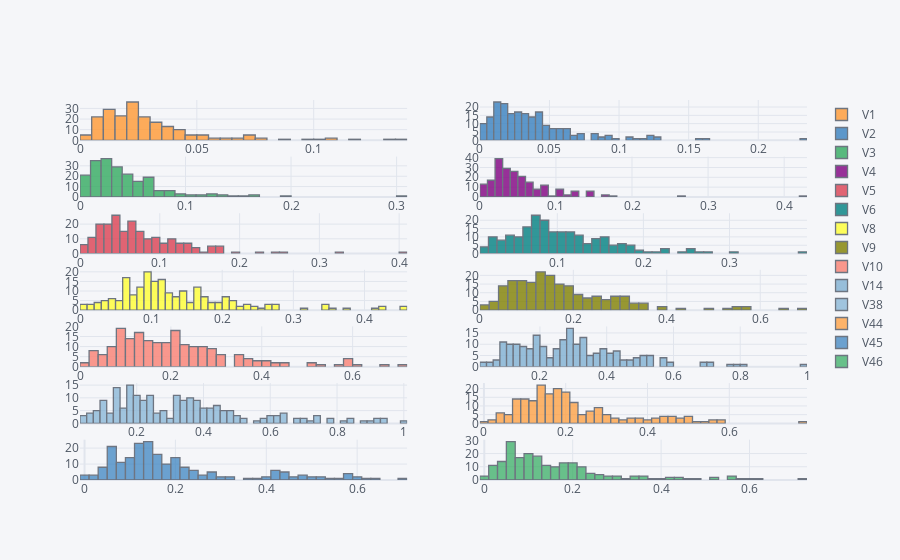

Write notebook code for a chart like this one.
### Code cell
X[skewedColsList[0:14]].iplot(kind='histogram',subplots=True,bins=50)

### Figure 1 — Plotly figure (JSON) as saved in the notebook; plotly's stock layout.template omitted (floating-point values rounded to 4 significant figures; data arrays with more than 128 entries replaced by an {"elided": "..."} marker saying what was removed)
{"data": [{"histfunc": "count", "histnorm": "", "marker": {"color": "rgba(255, 153, 51, 1.0)", "line": {"color": "#4D5663", "width": 1.3}}, "name": "V1", "nbinsx": 50, "opacity": 0.8, "orientation": "v", "type": "histogram", "x": {"elided": "208 float values"}, "xaxis": "x", "yaxis": "y"}, {"histfunc": "count", "histnorm": "", "marker": {"color": "rgba(55, 128, 191, 1.0)", "line": {"color": "#4D5663", "width": 1.3}}, "name": "V2", "nbinsx": 50, "opacity": 0.8, "orientation": "v", "type": "histogram", "x": {"elided": "208 float values"}, "xaxis": "x2", "yaxis": "y2"}, {"histfunc": "count", "histnorm": "", "marker": {"color": "rgba(50, 171, 96, 1.0)", "line": {"color": "#4D5663", "width": 1.3}}, "name": "V3", "nbinsx": 50, "opacity": 0.8, "orientation": "v", "type": "histogram", "x": {"elided": "208 float values"}, "xaxis": "x3", "yaxis": "y3"}, {"histfunc": "count", "histnorm": "", "marker": {"color": "rgba(128, 0, 128, 1.0)", "line": {"color": "#4D5663", "width": 1.3}}, "name": "V4", "nbinsx": 50, "opacity": 0.8, "orientation": "v", "type": "histogram", "x": {"elided": "208 float values"}, "xaxis": "x4", "yaxis": "y4"}, {"histfunc": "count", "histnorm": "", "marker": {"color": "rgba(219, 64, 82, 1.0)", "line": {"color": "#4D5663", "width": 1.3}}, "name": "V5", "nbinsx": 50, "opacity": 0.8, "orientation": "v", "type": "histogram", "x": {"elided": "208 float values"}, "xaxis": "x5", "yaxis": "y5"}, {"histfunc": "count", "histnorm": "", "marker": {"color": "rgba(0, 128, 128, 1.0)", "line": {"color": "#4D5663", "width": 1.3}}, "name": "V6", "nbinsx": 50, "opacity": 0.8, "orientation": "v", "type": "histogram", "x": {"elided": "208 float values"}, "xaxis": "x6", "yaxis": "y6"}, {"histfunc": "count", "histnorm": "", "marker": {"color": "rgba(255, 255, 51, 1.0)", "line": {"color": "#4D5663", "width": 1.3}}, "name": "V8", "nbinsx": 50, "opacity": 0.8, "orientation": "v", "type": "histogram", "x": {"elided": "208 float values"}, "xaxis": "x7", "yaxis": "y7"}, {"histfunc": "count", "histnorm": "", "marker": {"color": "rgba(128, 128, 0, 1.0)", "line": {"color": "#4D5663", "width": 1.3}}, "name": "V9", "nbinsx": 50, "opacity": 0.8, "orientation": "v", "type": "histogram", "x": {"elided": "208 float values"}, "xaxis": "x8", "yaxis": "y8"}, {"histfunc": "count", "histnorm": "", "marker": {"color": "rgba(251, 128, 114, 1.0)", "line": {"color": "#4D5663", "width": 1.3}}, "name": "V10", "nbinsx": 50, "opacity": 0.8, "orientation": "v", "type": "histogram", "x": {"elided": "208 float values"}, "xaxis": "x9", "yaxis": "y9"}, {"histfunc": "count", "histnorm": "", "marker": {"color": "rgba(128, 177, 211, 1.0)", "line": {"color": "#4D5663", "width": 1.3}}, "name": "V14", "nbinsx": 50, "opacity": 0.8, "orientation": "v", "type": "histogram", "x": {"elided": "208 float values"}, "xaxis": "x10", "yaxis": "y10"}, {"histfunc": "count", "histnorm": "", "marker": {"color": "rgba(128, 177, 211, 0.8999999999999999)", "line": {"color": "#4D5663", "width": 1.3}}, "name": "V38", "nbinsx": 50, "opacity": 0.8, "orientation": "v", "type": "histogram", "x": {"elided": "208 float values"}, "xaxis": "x11", "yaxis": "y11"}, {"histfunc": "count", "histnorm": "", "marker": {"color": "rgba(255, 153, 51, 0.8999999999999999)", "line": {"color": "#4D5663", "width": 1.3}}, "name": "V44", "nbinsx": 50, "opacity": 0.8, "orientation": "v", "type": "histogram", "x": {"elided": "208 float values"}, "xaxis": "x12", "yaxis": "y12"}, {"histfunc": "count", "histnorm": "", "marker": {"color": "rgba(55, 128, 191, 0.8999999999999999)", "line": {"color": "#4D5663", "width": 1.3}}, "name": "V45", "nbinsx": 50, "opacity": 0.8, "orientation": "v", "type": "histogram", "x": {"elided": "208 float values"}, "xaxis": "x13", "yaxis": "y13"}, {"histfunc": "count", "histnorm": "", "marker": {"color": "rgba(50, 171, 96, 0.8999999999999999)", "line": {"color": "#4D5663", "width": 1.3}}, "name": "V46", "nbinsx": 50, "opacity": 0.8, "orientation": "v", "type": "histogram", "x": {"elided": "208 float values"}, "xaxis": "x14", "yaxis": "y14"}], "layout": {"barmode": "overlay", "legend": {"bgcolor": "#F5F6F9", "font": {"color": "#4D5663"}}, "paper_bgcolor": "#F5F6F9", "plot_bgcolor": "#F5F6F9", "title": {"font": {"color": "#4D5663"}}, "xaxis": {"anchor": "y", "domain": [0, 0.45], "gridcolor": "#E1E5ED", "showgrid": true, "tickfont": {"color": "#4D5663"}, "title": {"font": {"color": "#4D5663"}, "text": ""}, "zerolinecolor": "#E1E5ED"}, "xaxis10": {"anchor": "y10", "domain": [0.55, 1], "gridcolor": "#E1E5ED", "showgrid": true, "tickfont": {"color": "#4D5663"}, "title": {"font": {"color": "#4D5663"}, "text": ""}, "zerolinecolor": "#E1E5ED"}, "xaxis11": {"anchor": "y11", "domain": [0, 0.45], "gridcolor": "#E1E5ED", "showgrid": true, "tickfont": {"color": "#4D5663"}, "title": {"font": {"color": "#4D5663"}, "text": ""}, "zerolinecolor": "#E1E5ED"}, "xaxis12": {"anchor": "y12", "domain": [0.55, 1], "gridcolor": "#E1E5ED", "showgrid": true, "tickfont": {"color": "#4D5663"}, "title": {"font": {"color": "#4D5663"}, "text": ""}, "zerolinecolor": "#E1E5ED"}, "xaxis13": {"anchor": "y13", "domain": [0, 0.45], "gridcolor": "#E1E5ED", "showgrid": true, "tickfont": {"color": "#4D5663"}, "title": {"font": {"color": "#4D5663"}, "text": ""}, "zerolinecolor": "#E1E5ED"}, "xaxis14": {"anchor": "y14", "domain": [0.55, 1], "gridcolor": "#E1E5ED", "showgrid": true, "tickfont": {"color": "#4D5663"}, "title": {"font": {"color": "#4D5663"}, "text": ""}, "zerolinecolor": "#E1E5ED"}, "xaxis2": {"anchor": "y2", "domain": [0.55, 1], "gridcolor": "#E1E5ED", "showgrid": true, "tickfont": {"color": "#4D5663"}, "title": {"font": {"color": "#4D5663"}, "text": ""}, "zerolinecolor": "#E1E5ED"}, "xaxis3": {"anchor": "y3", "domain": [0, 0.45], "gridcolor": "#E1E5ED", "showgrid": true, "tickfont": {"color": "#4D5663"}, "title": {"font": {"color": "#4D5663"}, "text": ""}, "zerolinecolor": "#E1E5ED"}, "xaxis4": {"anchor": "y4", "domain": [0.55, 1], "gridcolor": "#E1E5ED", "showgrid": true, "tickfont": {"color": "#4D5663"}, "title": {"font": {"color": "#4D5663"}, "text": ""}, "zerolinecolor": "#E1E5ED"}, "xaxis5": {"anchor": "y5", "domain": [0, 0.45], "gridcolor": "#E1E5ED", "showgrid": true, "tickfont": {"color": "#4D5663"}, "title": {"font": {"color": "#4D5663"}, "text": ""}, "zerolinecolor": "#E1E5ED"}, "xaxis6": {"anchor": "y6", "domain": [0.55, 1], "gridcolor": "#E1E5ED", "showgrid": true, "tickfont": {"color": "#4D5663"}, "title": {"font": {"color": "#4D5663"}, "text": ""}, "zerolinecolor": "#E1E5ED"}, "xaxis7": {"anchor": "y7", "domain": [0, 0.45], "gridcolor": "#E1E5ED", "showgrid": true, "tickfont": {"color": "#4D5663"}, "title": {"font": {"color": "#4D5663"}, "text": ""}, "zerolinecolor": "#E1E5ED"}, "xaxis8": {"anchor": "y8", "domain": [0.55, 1], "gridcolor": "#E1E5ED", "showgrid": true, "tickfont": {"color": "#4D5663"}, "title": {"font": {"color": "#4D5663"}, "text": ""}, "zerolinecolor": "#E1E5ED"}, "xaxis9": {"anchor": "y9", "domain": [0, 0.45], "gridcolor": "#E1E5ED", "showgrid": true, "tickfont": {"color": "#4D5663"}, "title": {"font": {"color": "#4D5663"}, "text": ""}, "zerolinecolor": "#E1E5ED"}, "yaxis": {"anchor": "x", "domain": [0.8939, 1], "gridcolor": "#E1E5ED", "showgrid": true, "tickfont": {"color": "#4D5663"}, "title": {"font": {"color": "#4D5663"}, "text": ""}, "zerolinecolor": "#E1E5ED"}, "yaxis10": {"anchor": "x10", "domain": [0.298, 0.4041], "gridcolor": "#E1E5ED", "showgrid": true, "tickfont": {"color": "#4D5663"}, "title": {"font": {"color": "#4D5663"}, "text": ""}, "zerolinecolor": "#E1E5ED"}, "yaxis11": {"anchor": "x11", "domain": [0.149, 0.2551], "gridcolor": "#E1E5ED", "showgrid": true, "tickfont": {"color": "#4D5663"}, "title": {"font": {"color": "#4D5663"}, "text": ""}, "zerolinecolor": "#E1E5ED"}, "yaxis12": {"anchor": "x12", "domain": [0.149, 0.2551], "gridcolor": "#E1E5ED", "showgrid": true, "tickfont": {"color": "#4D5663"}, "title": {"font": {"color": "#4D5663"}, "text": ""}, "zerolinecolor": "#E1E5ED"}, "yaxis13": {"anchor": "x13", "domain": [0, 0.1061], "gridcolor": "#E1E5ED", "showgrid": true, "tickfont": {"color": "#4D5663"}, "title": {"font": {"color": "#4D5663"}, "text": ""}, "zerolinecolor": "#E1E5ED"}, "yaxis14": {"anchor": "x14", "domain": [0, 0.1061], "gridcolor": "#E1E5ED", "showgrid": true, "tickfont": {"color": "#4D5663"}, "title": {"font": {"color": "#4D5663"}, "text": ""}, "zerolinecolor": "#E1E5ED"}, "yaxis2": {"anchor": "x2", "domain": [0.8939, 1], "gridcolor": "#E1E5ED", "showgrid": true, "tickfont": {"color": "#4D5663"}, "title": {"font": {"color": "#4D5663"}, "text": ""}, "zerolinecolor": "#E1E5ED"}, "yaxis3": {"anchor": "x3", "domain": [0.7449, 0.851], "gridcolor": "#E1E5ED", "showgrid": true, "tickfont": {"color": "#4D5663"}, "title": {"font": {"color": "#4D5663"}, "text": ""}, "zerolinecolor": "#E1E5ED"}, "yaxis4": {"anchor": "x4", "domain": [0.7449, 0.851], "gridcolor": "#E1E5ED", "showgrid": true, "tickfont": {"color": "#4D5663"}, "title": {"font": {"color": "#4D5663"}, "text": ""}, "zerolinecolor": "#E1E5ED"}, "yaxis5": {"anchor": "x5", "domain": [0.5959, 0.702], "gridcolor": "#E1E5ED", "showgrid": true, "tickfont": {"color": "#4D5663"}, "title": {"font": {"color": "#4D5663"}, "text": ""}, "zerolinecolor": "#E1E5ED"}, "yaxis6": {"anchor": "x6", "domain": [0.5959, 0.702], "gridcolor": "#E1E5ED", "showgrid": true, "tickfont": {"color": "#4D5663"}, "title": {"font": {"color": "#4D5663"}, "text": ""}, "zerolinecolor": "#E1E5ED"}, "yaxis7": {"anchor": "x7", "domain": [0.4469, 0.5531], "gridcolor": "#E1E5ED", "showgrid": true, "tickfont": {"color": "#4D5663"}, "title": {"font": {"color": "#4D5663"}, "text": ""}, "zerolinecolor": "#E1E5ED"}, "yaxis8": {"anchor": "x8", "domain": [0.4469, 0.5531], "gridcolor": "#E1E5ED", "showgrid": true, "tickfont": {"color": "#4D5663"}, "title": {"font": {"color": "#4D5663"}, "text": ""}, "zerolinecolor": "#E1E5ED"}, "yaxis9": {"anchor": "x9", "domain": [0.298, 0.4041], "gridcolor": "#E1E5ED", "showgrid": true, "tickfont": {"color": "#4D5663"}, "title": {"font": {"color": "#4D5663"}, "text": ""}, "zerolinecolor": "#E1E5ED"}}}
